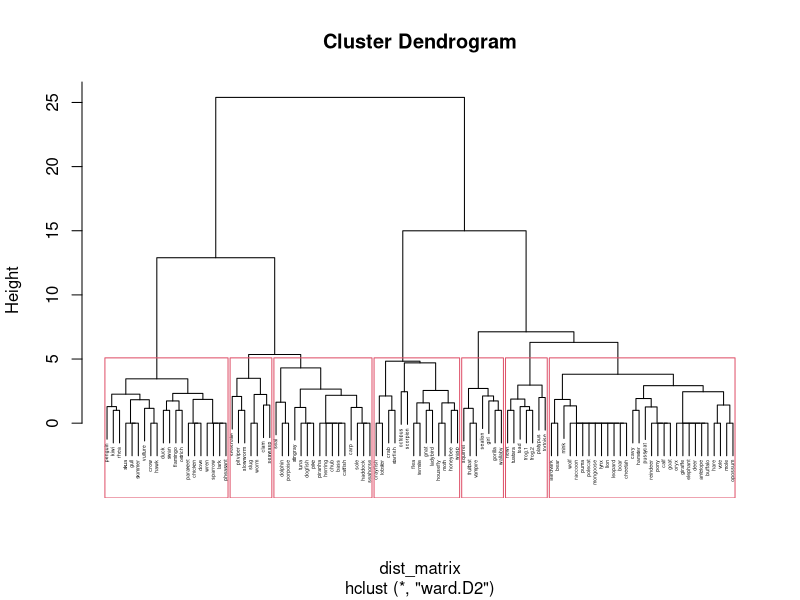
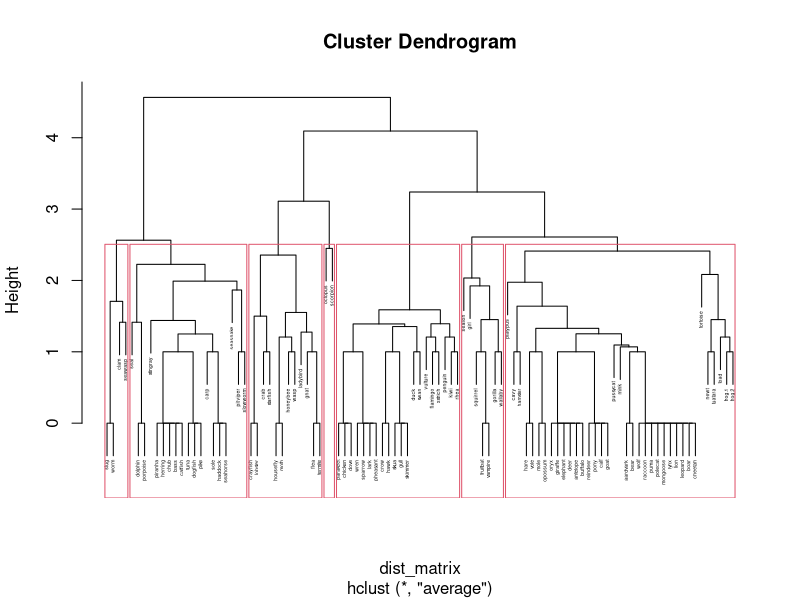
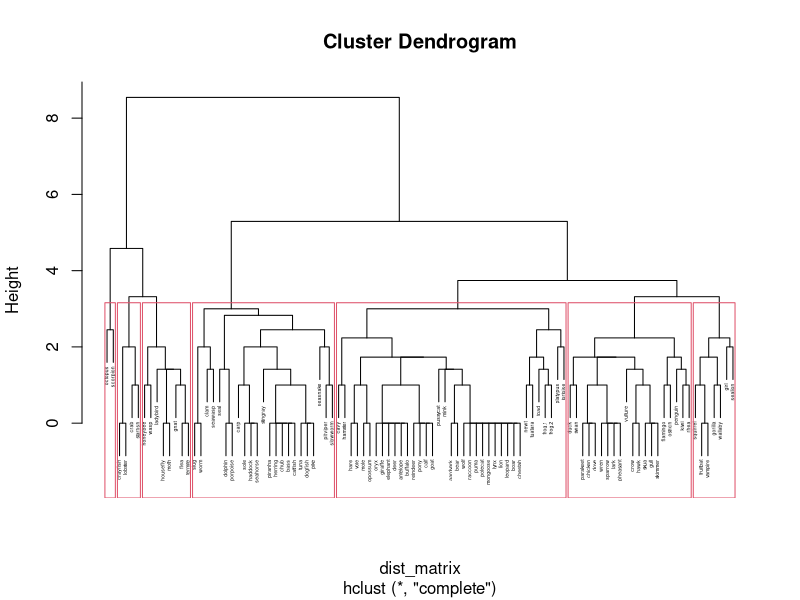
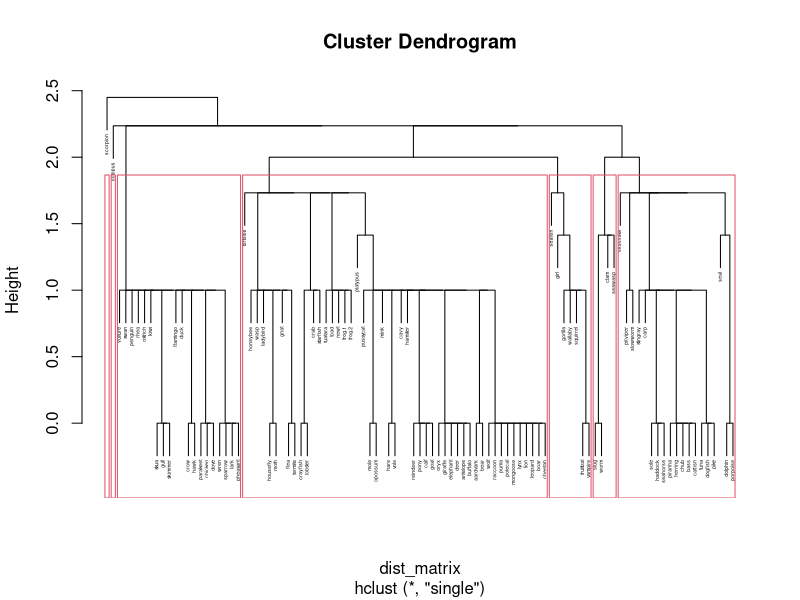
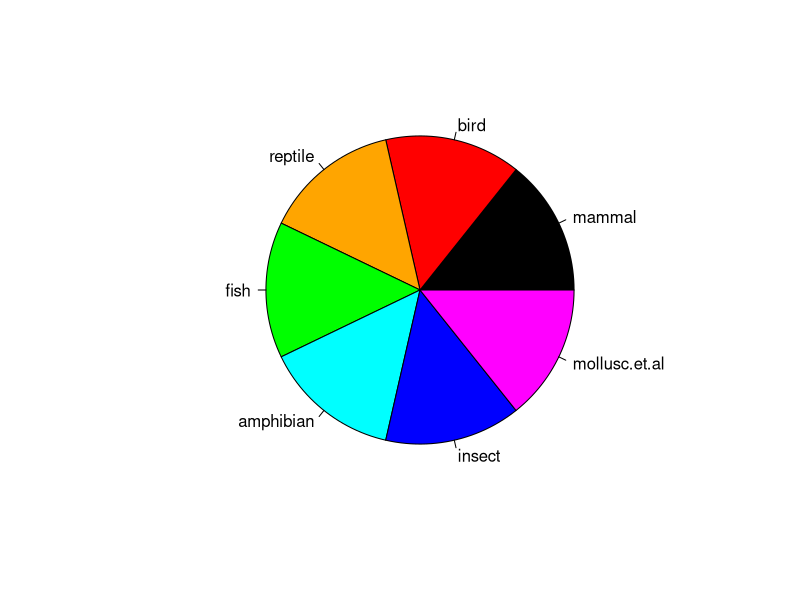
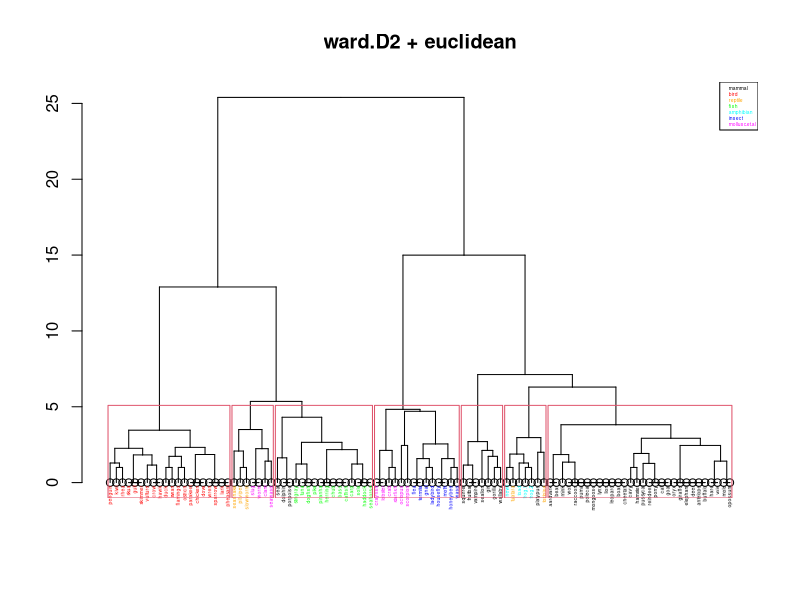
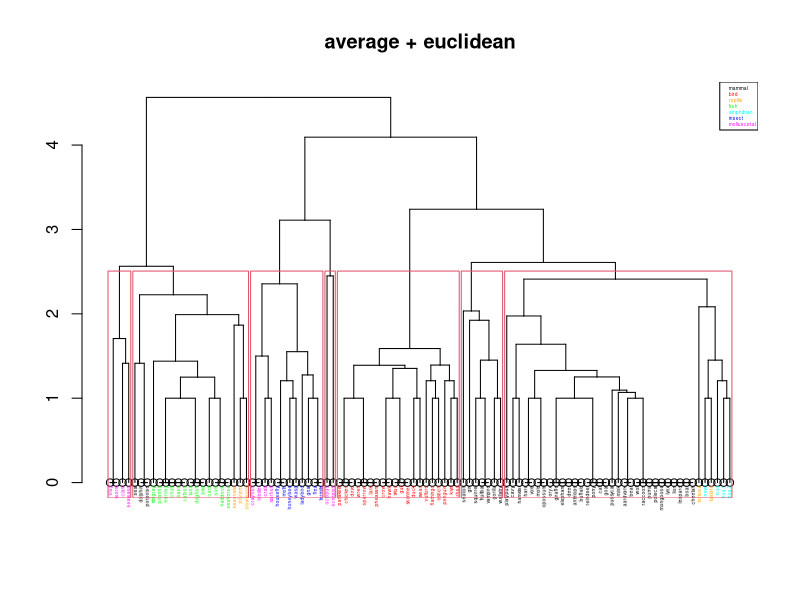
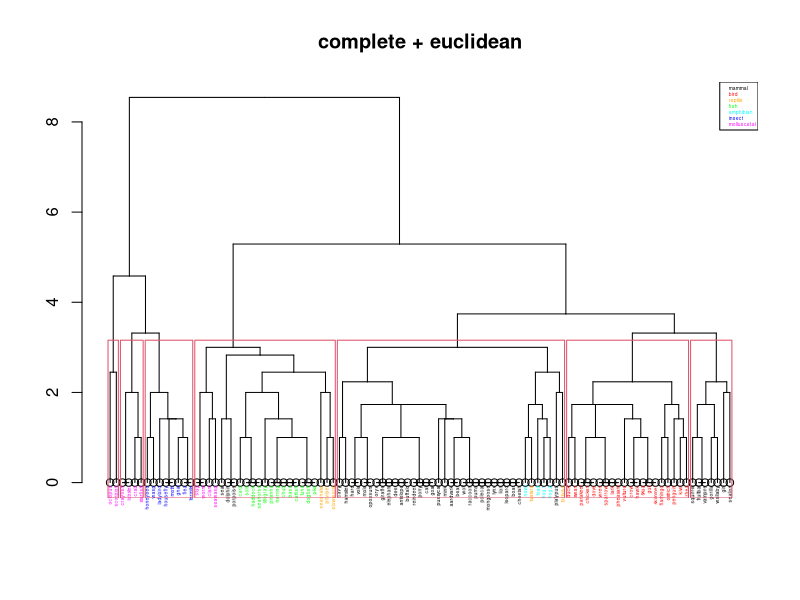

Write the R code that produced these figures, in order.
###########################
#
# Solution to Problem 5.1
#
###########################

library("mlbench")
data(Zoo)

X.zoo = Zoo[,1:16]
L.zoo = factor(Zoo[,17])

print(dim(X.zoo)) # 101 samples

# 16 features
print(colnames(X.zoo))

# seven zoological groups
print(levels(L.zoo))

print(table(L.zoo))

# distance matrix with Euclidead distance
dist_matrix = dist(X.zoo, method = "euclidean")

# hierarchical clustering using four methods: Ward.D2, average, complete, single
hclust.ward = hclust(dist_matrix, method = "ward.D2")
hclust.avg = hclust(dist_matrix, method = "average")
hclust.comp = hclust(dist_matrix, method = "complete")
hclust.sing = hclust(dist_matrix, method = "single")

# plot the resulting trees
plot(hclust.ward, cex=0.3) # cex=0.3 reduce font size of leaf labels
rect.hclust(hclust.ward, k = 7)

plot(hclust.avg, cex=0.3) # cex=0.3 reduce font size of leaf labels
rect.hclust(hclust.avg, k = 7)

plot(hclust.comp, cex=0.3) # cex=0.3 reduce font size of leaf labels
rect.hclust(hclust.comp, k = 7)

plot(hclust.sing, cex=0.3) # cex=0.3 reduce font size of leaf labels
rect.hclust(hclust.sing, k = 7)

# extract allocation of samples to the seven groups
groups.ward = cutree(hclust.ward, k = 7)
groups.avg = cutree(hclust.avg, k = 7)
groups.comp = cutree(hclust.comp, k = 7)
groups.sing = cutree(hclust.sing, k = 7)

print(table(L.zoo)) # the classes and the number of members in each class

print(table(L.zoo, groups.ward))
print(table(L.zoo, groups.avg))
print(table(L.zoo, groups.comp))
print(table(L.zoo, groups.sing))

# plot trees with coloured leaves

# define colors for the seven groups/levels in L.zoo
col.zoo = c("black", "red", "orange", "green", "cyan", "blue", "magenta")
pie(rep(1, 7), col = col.zoo, labels=levels(L.zoo))

# name -> color
colMap = col.zoo[as.integer(L.zoo)]
names(colMap) = rownames(X.zoo)

# this function converts hc objects into dendograms, colors the leafs and then
# plots the tree along with a legend
plotColoredTree = function(hc, colMap, cex)
{
  colorLeafs = function(x)
  {
    if (is.leaf(x))
    {
      lbl = attr(x, "label") # label at leaf
      attr(x, "nodePar") = c(list(lab.col=colMap[lbl], lab.cex=cex)) # set color and font size
    }
    return(x)
  }
  hcd = dendrapply(as.dendrogram(hc), colorLeafs)
  plot(hcd, main=paste(hc$method, "+", hc$dist.method))
  legend("topright", legend=levels(L.zoo), text.col=col.zoo, cex=cex)
}

# plot the trees above with coloured leaves
plotColoredTree(hclust.ward, colMap, cex=0.3)
rect.hclust(hclust.ward, k=7)

plotColoredTree(hclust.avg, colMap, cex=0.3)
rect.hclust(hclust.avg, k=7)

plotColoredTree(hclust.comp, colMap, cex=0.3)
rect.hclust(hclust.comp, k=7)

plotColoredTree(hclust.sing, colMap, cex=0.3)
rect.hclust(hclust.sing, k=7)

# plot use the "ape" library
library("ape")

plot(as.phylo(hclust.ward), tip.color = colMap, cex = 0.3,
     direction = "downward", main=paste(hclust.ward$method, "+", hclust.ward$dist.method))
rect.hclust(hclust.ward, k=7)
legend("topright", legend=levels(L.zoo), text.col=col.zoo, cex=0.3)

plot(as.phylo(hclust.avg), tip.color = colMap, cex = 0.3,
     direction = "downward", main=paste(hclust.avg$method, "+", hclust.avg$dist.method))
rect.hclust(hclust.avg, k=7)

plot(as.phylo(hclust.comp), tip.color = colMap, cex = 0.3,
     direction = "downward", main=paste(hclust.comp$method, "+", hclust.comp$dist.method))
rect.hclust(hclust.comp, k=7)

plot(as.phylo(hclust.sing), tip.color = colMap, cex = 0.3,
     direction = "downward", main=paste(hclust.sing$method, "+", hclust.sing$dist.method))
rect.hclust(hclust.sing, k=7)